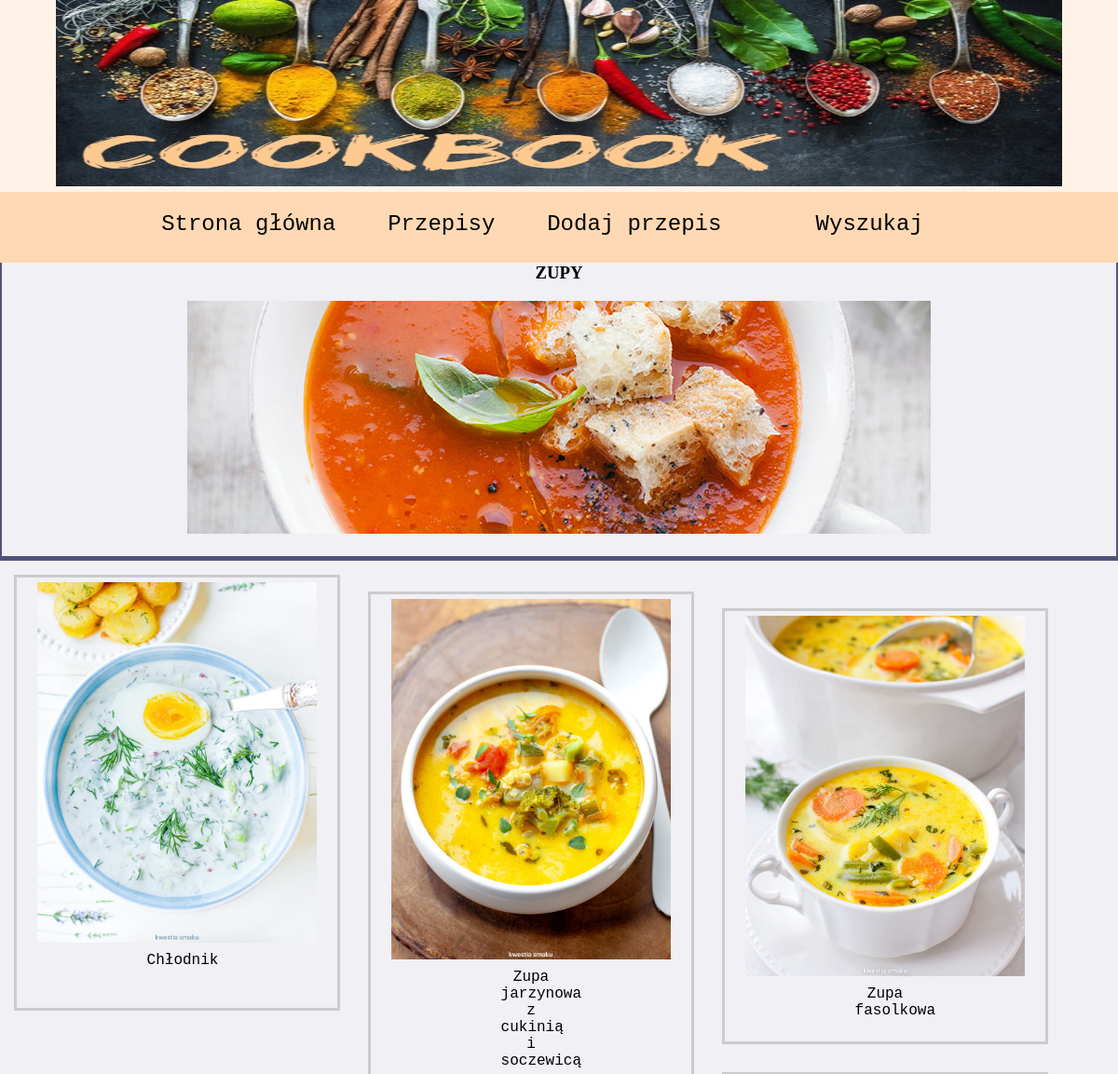
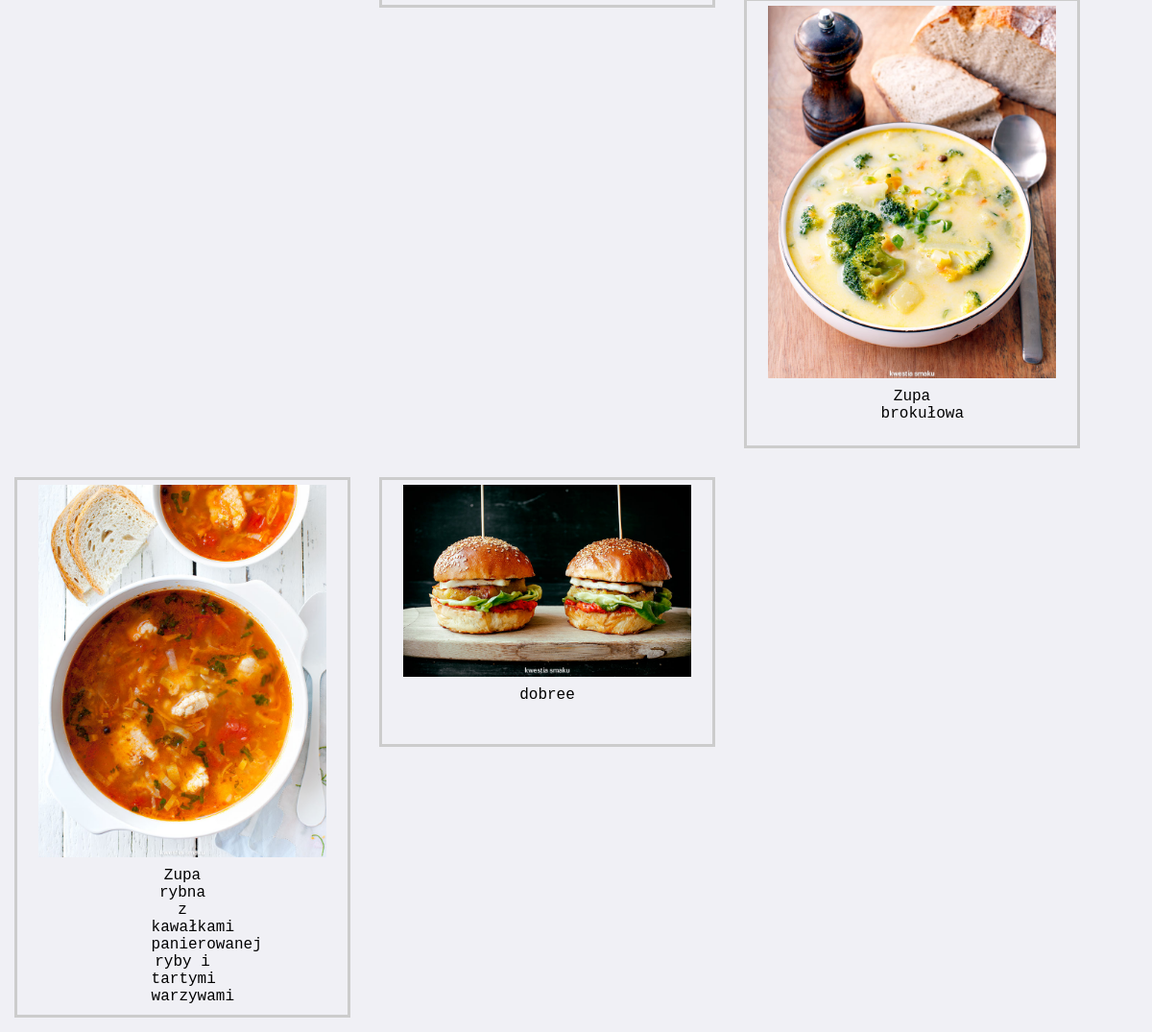
The app's page /zupy.php with its own data (2 pictures, top to bottom).
### tables this page shows
CREATE TABLE `przepis` (
  `id` int(11) UNSIGNED NOT NULL,
  `kategoria` text NOT NULL,
  `nazwa_przepisu` text NOT NULL,
  `przygotowanie` text NOT NULL,
  `skladniki` varchar(1500) NOT NULL,
  `photo` varchar(40) NOT NULL
);

### zupy.php (the view, shortened to what this page needs)
<!DOCTYPE html>
<html>
<head>
<link rel="stylesheet" href="subpagestyle.css">
<link rel="stylesheet" href="mainstyle.css">
</head>
<body>
<header>
  <img src="front2.jpg" alt="front" style="height:200px;width:90%;"/>
</header>
<section>
  <nav>
     <a href="index.php">Strona główna</a>
     <div class="dropdown">
  <button class="dropbtn">Przepisy</button>
</div>
     <a href="addRecipe.php">Dodaj przepis</a>
      <a href="wynik.php">Wyszukaj</a>
  </nav>
    <article>
        <h1>ZUPY</h1>
        <img src="zupy.jpg" />
    </article>
    <?php
require_once 'connection.php';
$conn = new mysqli($servername, $username, $password, $dbname);
$conn->set_charset("utf8");
$sql = "SELECT id, nazwa_przepisu, photo FROM przepis WHERE kategoria= 'zupy'";
$result = $conn->query($sql);
if ($result->num_rows > 0) {
    while($row = $result->fetch_assoc()) {
        echo "<div class='recipes'>";
        if(!empty($row['photo'])){
        echo "<img src='obrazy/".$row['photo']."' width='400'/>";}
        echo  "<div class='desc'>". "<a href=post.php?id=" . $row["id"] . ">" . $row["nazwa_przepisu"] . "</a>" ;
        echo "</div>";
        echo "</div>"."</br>";
    }
}
?>
</section>
</body>
</html>

### subpagestyle.css (style rules this page uses)
* { box-sizing: border-box; }
body { background-color: #f0f0f5; margin: 0; font-family: Courier New; }
header { float: left; background-color: #577284; color: white; font-size: 20px; text-align: center; font-family:Courier New; width: 100%; }
nav { float: left; width: 100%; height: 100%; font-size: 150%; background: #ffd9b3; padding: 0px; }
.dropbtn { background-color: lightslategray; color: white; padding: 16px; font-size: 16px; border: none; }
.dropdown { position: relative; display: inline-block; }
article { border: 3px solid #ccc; text-align: center; font-family:Courier New; }
div.recipes { margin: 15px; border: 3px solid #ccc; float:left; width: 350px; text-align: center; padding: 5px; }
div.recipes img { width: 90%; height: auto; }
div.desc { padding: 5px; text-align: center; }

### mainstyle.css (style rules this page uses)
* { box-sizing: border-box; }
body { background-color: #f0f0f5; margin: 0; font-family: Courier New; }
header { float: left; background-color: #fff2e6; color: black; font-size: 20px; text-align: center; font-family:Courier New; width: 100%; }
nav { float: left ; width: 100%; height: 100%; font-size: 150%; background: #ffd9b3; padding: 5px; text-align: center; }
a:link, a:visited { color: black; width: 20%; text-decoration: none; height: 50px; display:inline-block; }
.dropbtn { background-color: #ffd9b3; color: black; padding: 16px; font-size: 100%; border: none; font-family: Courier New; }
.dropdown { position: relative; display: inline-block; font-family: Courier New; }
article { font-family: Bradley Hand, cursive; text-align:center; background-color: #f0f0f5; padding: 20px; padding-top:10px; width: 100%; border-left: 2px solid #52527a; border-right: 2px solid #52527a; border-top: 5px solid #52527a; border-bottom: 5px solid #52527a; }

### records on screen
przepis: photo (picture), nazwa_przepisu "Chłodnik"
przepis: photo (picture), nazwa_przepisu "Zupa jarzynowa z cukinią i soczewicą"
przepis: photo (picture), nazwa_przepisu "Zupa fasolkowa"
przepis: photo (picture), nazwa_przepisu "Zupa brokułowa"
przepis: photo (picture), nazwa_przepisu "Zupa rybna z kawałkami panierowanej ryby i tartymi warzywami"
przepis: photo (picture), nazwa_przepisu "dobree"
